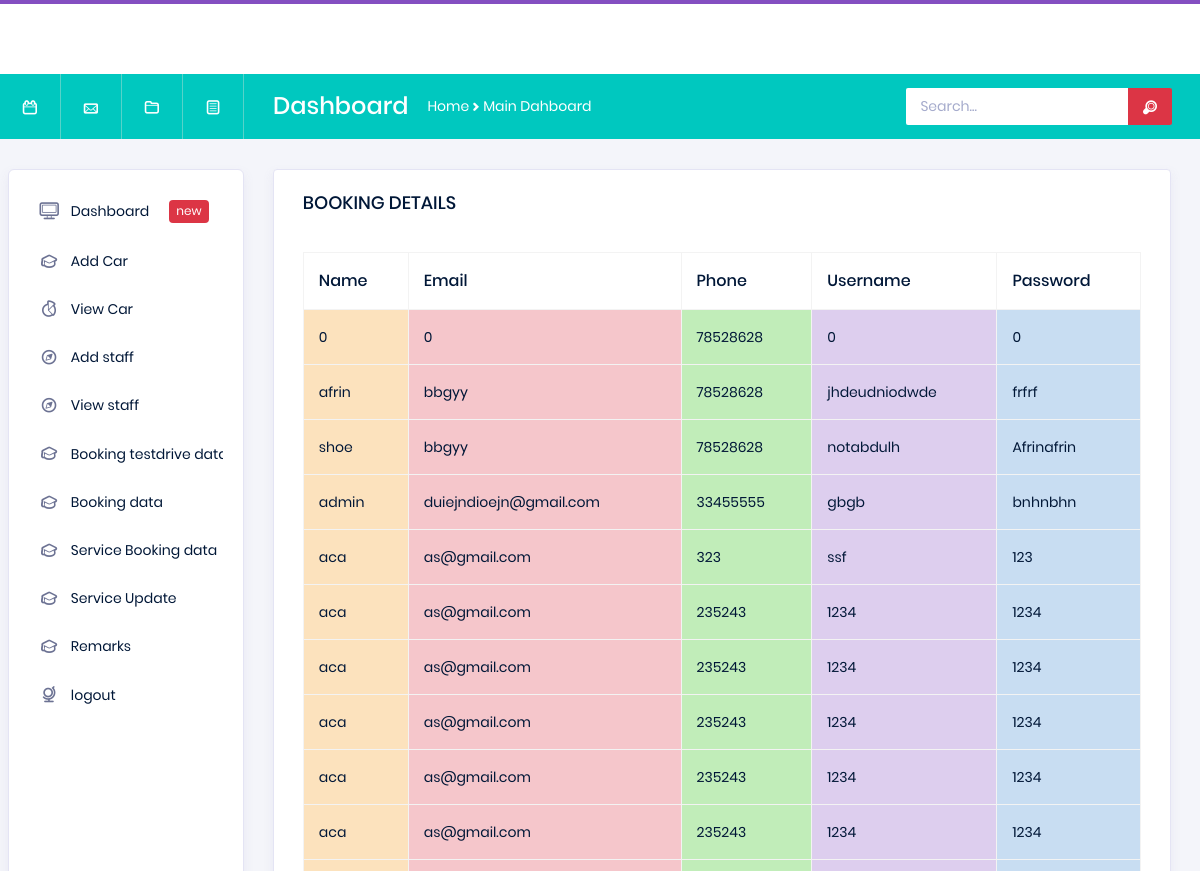
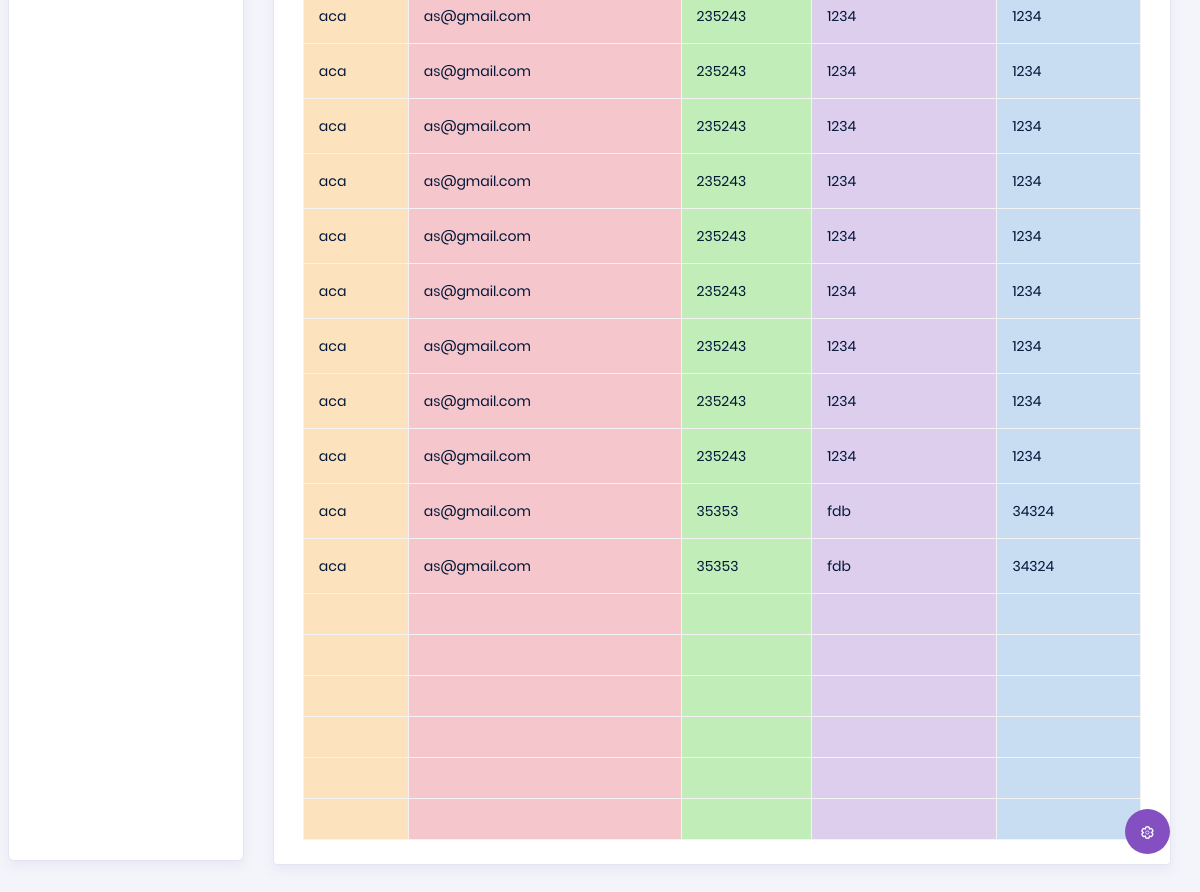
/admin/bookdata.php, run on the app's committed database (2 pictures, top to bottom).
### tables this page shows
CREATE TABLE `tbl_register` (
  `id` int(255) NOT NULL,
  `name` varchar(50) NOT NULL,
  `email` varchar(50) NOT NULL,
  `phone` varchar(10) NOT NULL,
  `username` varchar(100) NOT NULL,
  `password` varchar(100) NOT NULL
);

### admin/bookdata.php (the view, shortened to what this page needs)
<?php
include('header.php');
?>
<?php
include('sidebar.php');
?>
<body>
      <div class="main-panel">
      <?php
	      include"db.php";
                 ?>
        <div class="content-wrapper">
          <div class="row">
            <div class="col-lg-12 stretch-card">
              <div class="card">
                <div class="card-body">
                  <h4 class="card-title">BOOKING DETAILS</h4>
                  <div class="table-responsive pt-3">
                    <table class="table table-bordered">
                      <thead>
                      <tr>
                        <th>Name</th>
                        <th>Email</th>
                        <th>Phone</th>
                        <th>Username</th>
                        <th>Password</th>
                      </tr>
                      </thead>
                      <tbody>
                      <?php
                                                    $selcat="select * from tbl_register";
                                                    $execute=mysqli_query($con,$selcat);
                                                    foreach($execute as $value)
                                                        {
                                                        ?>
                                                        <td class="table-warning"><?php echo $value['name'];?></td>
                                                        <td class="table-danger"><?php echo $value['email'];?></td>
                                                        <td class="table-success"><?php echo $value['phone'];?></td>
                                                        <td class="table-primary"><?php echo $value['username'];?></td>
                                                        <td class="table-info"><?php echo $value['password'];?></td>
                                                        <?php
                                                        }
                                                        ?>
                      </tbody>
                    </table>
                  </div>
                </div>
              </div>
            </div>
          </div>
        </div>

### data on the page
tbl_register: name "0", email "0", phone "78528628", username "0", password "0"
tbl_register: name "afrin", email "bbgyy", phone "78528628", username "jhdeudniodwde", password "frfrf"
tbl_register: name "shoe", email "bbgyy", phone "78528628", username "notabdulh", password "Afrinafrin"
tbl_register: name "admin", email "duiejndioejn@gmail.com", phone "33455555", username "gbgb", password "bnhnbhn"
tbl_register: name "aca", email "as@gmail.com", phone "323", username "ssf", password "123"
tbl_register: name "aca", email "as@gmail.com", phone "235243", username "1234", password "1234"
tbl_register: name "aca", email "as@gmail.com", phone "235243", username "1234", password "1234"
tbl_register: name "aca", email "as@gmail.com", phone "235243", username "1234", password "1234"
tbl_register: name "aca", email "as@gmail.com", phone "235243", username "1234", password "1234"
tbl_register: name "aca", email "as@gmail.com", phone "235243", username "1234", password "1234"
tbl_register: name "aca", email "as@gmail.com", phone "235243", username "1234", password "1234"
tbl_register: name "aca", email "as@gmail.com", phone "235243", username "1234", password "1234"
tbl_register: name "aca", email "as@gmail.com", phone "235243", username "1234", password "1234"
tbl_register: name "aca", email "as@gmail.com", phone "235243", username "1234", password "1234"
tbl_register: name "aca", email "as@gmail.com", phone "235243", username "1234", password "1234"
tbl_register: name "aca", email "as@gmail.com", phone "235243", username "1234", password "1234"
tbl_register: name "aca", email "as@gmail.com", phone "235243", username "1234", password "1234"
tbl_register: name "aca", email "as@gmail.com", phone "235243", username "1234", password "1234"
tbl_register: name "aca", email "as@gmail.com", phone "235243", username "1234", password "1234"
tbl_register: name "aca", email "as@gmail.com", phone "35353", username "fdb", password "34324"
tbl_register: name "aca", email "as@gmail.com", phone "35353", username "fdb", password "34324"
